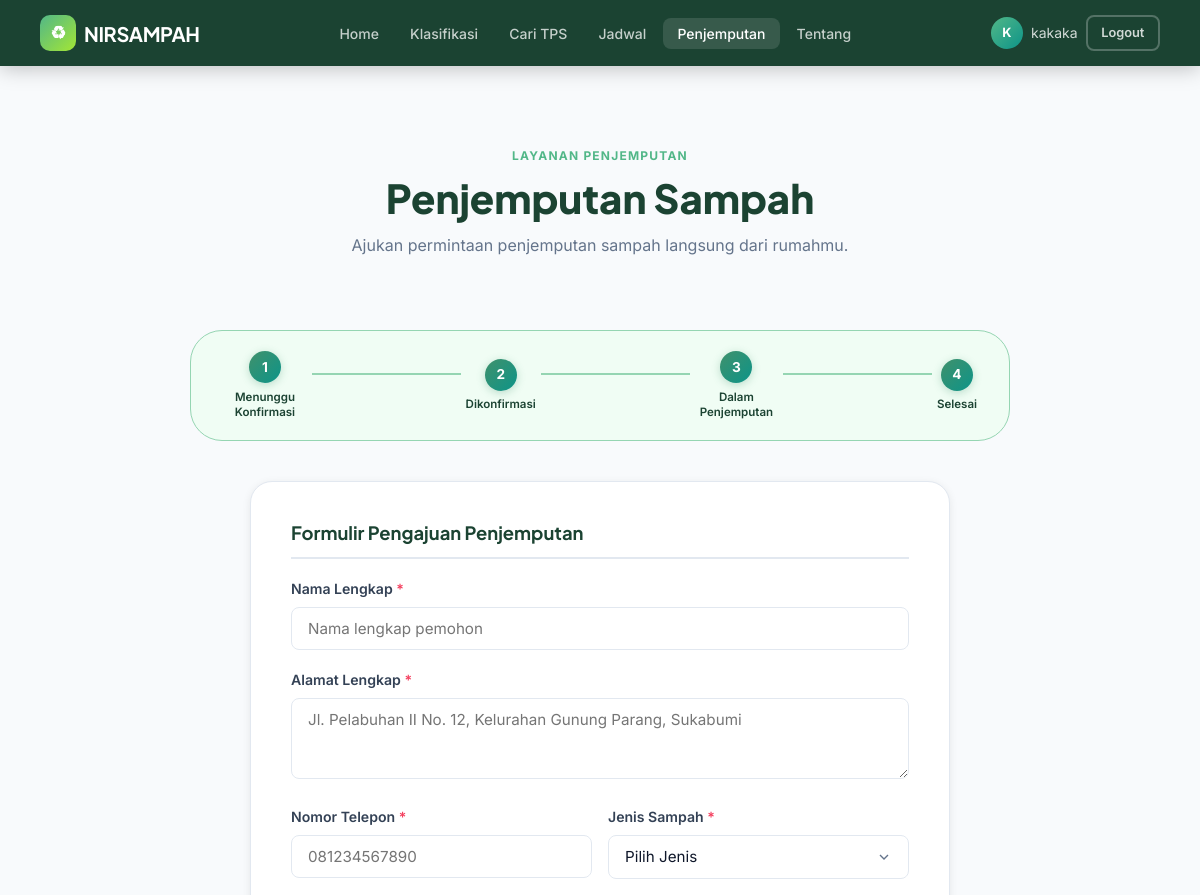
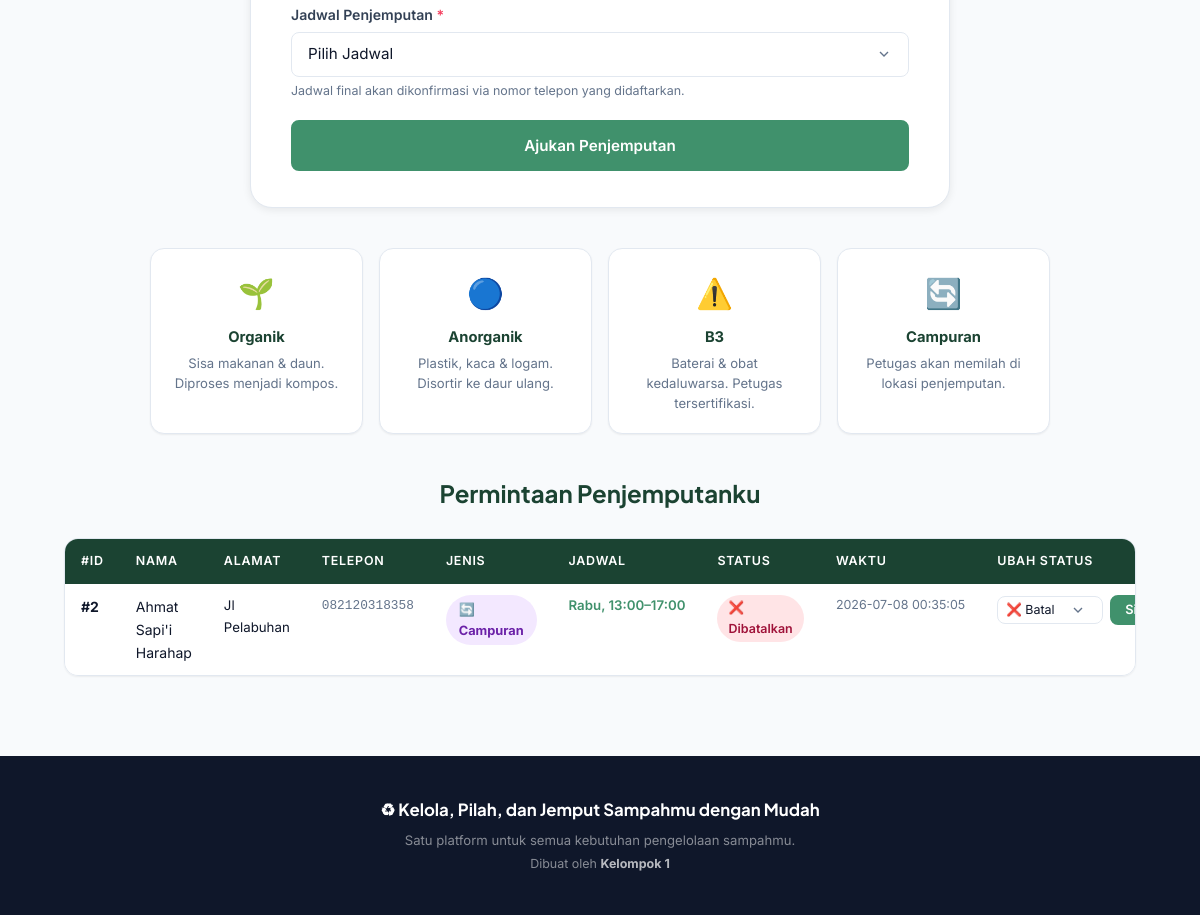
The app's page /pickup (signed in) with its own data (2 pictures, top to bottom).
### tables this page shows
CREATE TABLE users (
                id INTEGER PRIMARY KEY AUTOINCREMENT,
                username TEXT NOT NULL UNIQUE,
                email TEXT NOT NULL UNIQUE,
                password_hash TEXT NOT NULL,
                created_at TEXT NOT NULL
            );

CREATE TABLE pickup_requests (
                id INTEGER PRIMARY KEY AUTOINCREMENT,
                nama TEXT NOT NULL, alamat TEXT NOT NULL,
                nomor_telepon TEXT NOT NULL, jenis_sampah TEXT NOT NULL,
                jadwal_penjemputan TEXT NOT NULL,
                status TEXT NOT NULL DEFAULT 'Menunggu Konfirmasi',
                user_id INTEGER DEFAULT 0,
                created_at TEXT NOT NULL
            );

### backend/app.py (the view, shortened to what this page needs)
@app.route("/pickup", methods=["GET","POST"])
@login_required
def pickup():
    success, error, new_request, form_data = None, None, None, {}
    user = current_user()
    my_requests = db.get_pickup_requests_by_user(user.get_user_id())
    return render_template("pickup.html",
        success=success, error=error,
        new_request=new_request.to_dict() if new_request else None,
        form_data=form_data,
        all_requests=my_requests,
        available_slots=PickupRequest.AVAILABLE_SLOTS,
        jenis_options=PickupRequest.JENIS_OPTIONS,
        status_flow=PickupRequest.STATUS_FLOW,
    )

### backend/app.py (called while the page is built)
def login_required(f):
    @wraps(f)
    def decorated(*args, **kwargs):
        if "user_id" not in session:
            flash("Silakan login terlebih dahulu.", "warning")
            return redirect(url_for("login"))
        return f(*args, **kwargs)
    return decorated

def current_user():
    if "user_id" in session:
        return User.get_by_id(db, session["user_id"])
    return None

@app.context_processor
def inject_user():
    return {"current_user": current_user()}

### backend/models.py (called while the page is built)
    def get_username(self)      -> str: return self.__username

    def get_user_id(self)       -> int: return self.__user_id

    @classmethod
    def get_by_id(cls, db: "Database", user_id: int) -> "User | None":
        conn = db._get_connection()
        row  = conn.execute(
            "SELECT * FROM users WHERE id = ?", (user_id,)
        ).fetchone()
        conn.close()
        if not row: return None
        return cls(row["username"], row["email"], row["password_hash"], row["id"])

    def _get_connection(self):
        conn = sqlite3.connect(self.db_path)
        conn.row_factory = sqlite3.Row
        return conn

    def get_pickup_requests_by_user(self, user_id: int):
        conn = self._get_connection()
        rows = conn.execute(
            "SELECT * FROM pickup_requests WHERE user_id=? ORDER BY id DESC",(user_id,)
        ).fetchall()
        conn.close()
        return [dict(r) for r in rows]

### frontend/templates/pickup.html (shortened to what this page needs)
{% extends "base.html" %}
{% block content %}
<div class="page-header">
  <p class="page-header__eyebrow">Layanan Penjemputan</p>
  <h1 class="page-header__title">Penjemputan Sampah</h1>
  <p class="page-header__desc">Ajukan permintaan penjemputan sampah langsung dari rumahmu.</p>
</div>
<div class="status-flow">
  {% for step in status_flow %}
  <div class="status-flow__item">
    <div class="status-flow__dot">{{ loop.index }}</div>
    <span class="status-flow__label">{{ step }}</span>
  </div>
  {% if not loop.last %}<div class="status-flow__line"></div>{% endif %}
  {% endfor %}
</div>
<div class="form-section pickup-form-wrap">
  <div class="card-form">
    <h2 class="pickup-form__title">Formulir Pengajuan Penjemputan</h2>
    <form method="POST" action="{{ url_for('pickup') }}">
      <div class="form__group">
        <label class="form__label" for="nama">Nama Lengkap <span class="form__required">*</span></label>
        <input class="form__input" type="text" id="nama" name="nama"
               placeholder="Nama lengkap pemohon"
               value="{{ form_data.get('nama','') }}" required/>
      </div>
      <div class="form__group">
        <label class="form__label" for="alamat">Alamat Lengkap <span class="form__required">*</span></label>
        <textarea class="form__input form__textarea" id="alamat" name="alamat" rows="3"
                  placeholder="Jl. Pelabuhan II No. 12, Kelurahan Gunung Parang, Sukabumi"
                  required>{{ form_data.get('alamat','') }}</textarea>
      </div>
      <div class="form__row">
        <div class="form__group">
          <label class="form__label" for="nomor_telepon">Nomor Telepon <span class="form__required">*</span></label>
          <input class="form__input" type="tel" id="nomor_telepon" name="nomor_telepon"
                 placeholder="081234567890"
                 value="{{ form_data.get('nomor_telepon','') }}" required/>
        </div>
        <div class="form__group">
          <label class="form__label" for="jenis_sampah">Jenis Sampah <span class="form__required">*</span></label>
          <select class="form__input form__select" id="jenis_sampah" name="jenis_sampah" required>
            <option value="" disabled {% if not form_data.get('jenis_sampah') %}selected{% endif %}>Pilih Jenis</option>
          </select>
        </div>
      </div>
      <div class="form__group">
        <label class="form__label" for="jadwal">Jadwal Penjemputan <span class="form__required">*</span></label>
        <select class="form__input form__select" id="jadwal" name="jadwal" required>
          <option value="" disabled {% if not form_data.get('jadwal') %}selected{% endif %}>Pilih Jadwal</option>
        </select>
        <p class="form__hint">Jadwal final akan dikonfirmasi via nomor telepon yang didaftarkan.</p>
      </div>
      <button class="btn btn--primary btn--full pickup-submit" type="submit">Ajukan Penjemputan</button>
    </form>
  </div>
</div>
<div class="pickup-info-grid">
  <div class="pickup-info-card"><div class="pickup-info-card__icon">🌱</div><h3>Organik</h3><p>Sisa makanan & daun. Diproses menjadi kompos.</p></div>
  <div class="pickup-info-card"><div class="pickup-info-card__icon">🔵</div><h3>Anorganik</h3><p>Plastik, kaca & logam. Disortir ke daur ulang.</p></div>
  <div class="pickup-info-card"><div class="pickup-info-card__icon">⚠️</div><h3>B3</h3><p>Baterai & obat kedaluwarsa. Petugas tersertifikasi.</p></div>
  <div class="pickup-info-card"><div class="pickup-info-card__icon">🔄</div><h3>Campuran</h3><p>Petugas akan memilah di lokasi penjemputan.</p></div>
</div>
{% if all_requests %}
<section class="pickup-list" id="daftar-permintaan">
  <h2 class="section-title">Permintaan Penjemputanku</h2>
  <div class="table-wrapper">
    <table class="data-table">
      <thead>
        <tr><th>#ID</th><th>Nama</th><th>Alamat</th><th>Telepon</th><th>Jenis</th><th>Jadwal</th><th>Status</th><th>Waktu</th><th>Ubah Status</th></tr>
      </thead>
      <tbody>
        {% for r in all_requests %}
        <tr>
          <td><strong>#{{ r.id }}</strong></td>
          <td>{{ r.nama }}</td>
          <td class="td--address">{{ r.alamat }}</td>
          <td class="td--coord">{{ r.nomor_telepon }}</td>
          <td>
            {% if r.jenis_sampah=="Organik" %}<span class="badge badge--organic">🌱 {{ r.jenis_sampah }}</span>
            {% elif r.jenis_sampah=="Anorganik" %}<span class="badge badge--inorganic">🔵 {{ r.jenis_sampah }}</span>
            {% elif "B3" in r.jenis_sampah %}<span class="badge badge--hazardous">⚠️ B3</span>
            {% else %}<span class="badge badge--mixed">🔄 {{ r.jenis_sampah }}</span>{% endif %}
          </td>
          <td class="td--slot">{{ r.jadwal_penjemputan }}</td>
          <td>
            {% if r.status=="Menunggu Konfirmasi" %}<span class="status-badge status-badge--waiting">⏳ {{ r.status }}</span>
            {% elif r.status=="Dikonfirmasi" %}<span class="status-badge status-badge--confirmed">✅ {{ r.status }}</span>
            {% elif r.status=="Dalam Penjemputan" %}<span class="status-badge status-badge--onway">🚛 {{ r.status }}</span>
            {% elif r.status=="Selesai" %}<span class="status-badge status-badge--done">🎉 {{ r.status }}</span>
            {% else %}<span class="status-badge status-badge--cancelled">❌ {{ r.status }}</span>{% endif %}
          </td>
          <td class="td--time">{{ r.created_at }}</td>
          <td>
            <form method="POST" action="{{ url_for('pickup_update', request_id=r.id) }}" class="status-form">
              <select class="form__input form__select status-select" name="status">
                <option value="Dibatalkan"          {% if r.status=="Dibatalkan"          %}selected{% endif %}>❌ Batal</option>
              </select>
              <button class="btn btn--sm btn--primary" type="submit">Simpan</button>
            </form>
          </td>
        </tr>
        {% endfor %}
      </tbody>
    </table>
  </div>
</section>
{% endif %}
{% endblock %}

### frontend/templates/base.html (shortened to what this page needs)
<!DOCTYPE html>
<html lang="id">
<head>
  <link rel="stylesheet" href="{{ url_for('static', filename='css/style.css') }}"/>
</head>
<body>
<nav class="navbar">
  <a href="{{ url_for('home') }}" class="navbar__brand">
    <div class="navbar__brand-icon">♻</div>
    <span>NIRSAMPAH</span>
  </a>
  <ul class="navbar__links">
    <li><a href="{{ url_for('home') }}"     class="{% if request.endpoint=='home'     %}active{% endif %}">Home</a></li>
    <li><a href="{{ url_for('classify') }}" class="{% if request.endpoint=='classify' %}active{% endif %}">Klasifikasi</a></li>
    <li><a href="{{ url_for('tps') }}"      class="{% if request.endpoint=='tps'      %}active{% endif %}">Cari TPS</a></li>
    <li><a href="{{ url_for('schedule') }}" class="{% if request.endpoint=='schedule' %}active{% endif %}">Jadwal</a></li>
    <li><a href="{{ url_for('pickup') }}"   class="{% if request.endpoint=='pickup'   %}active{% endif %}">Penjemputan</a></li>
    <li><a href="{{ url_for('about') }}"    class="{% if request.endpoint=='about'    %}active{% endif %}">Tentang</a></li>
  </ul>
  <div class="navbar__auth">
    {% if current_user %}
    <div class="navbar__user">
      <div class="navbar__avatar">{{ current_user.get_username()[0] }}</div>
      <span>{{ current_user.get_username() }}</span>
    </div>
    <a href="{{ url_for('logout') }}" class="btn btn--ghost btn--sm">Logout</a>
    {% else %}
    <a href="{{ url_for('login') }}"    class="btn btn--ghost btn--sm">Masuk</a>
    <a href="{{ url_for('register') }}" class="btn btn--lime btn--sm">Daftar</a>
    {% endif %}
  </div>
</nav>
<main class="main-content">
  {% block content %}{% endblock %}
</main>
<footer class="footer">
  <p class="footer__brand">♻ Kelola, Pilah, dan Jemput Sampahmu dengan Mudah</p>
  <p class="footer__sub">Satu platform untuk semua kebutuhan pengelolaan sampahmu.</p>
  <p class="footer__meta">Dibuat oleh <strong style="color:rgba(255,255,255,.7)">Kelompok 1</strong> </p>
</footer>
</body>
</html>

### records on screen
users: get_username "kakaka"
pickup_requests: id "2", nama "Ahmat Sapi'i Harahap", alamat "Jl Pelabuhan", nomor_telepon "082120318358", jenis_sampah "Campuran", jadwal_penjemputan "Rabu, 13:00–17:00", status "Dibatalkan", created_at "2026-07-08 00:35:05", status "❌ Batal"

### other values on screen
{{ current_user.get_username()[0] }} "K"
{{ step }} "Menunggu Konfirmasi" "Dikonfirmasi" "Dalam Penjemputan" "Selesai"
